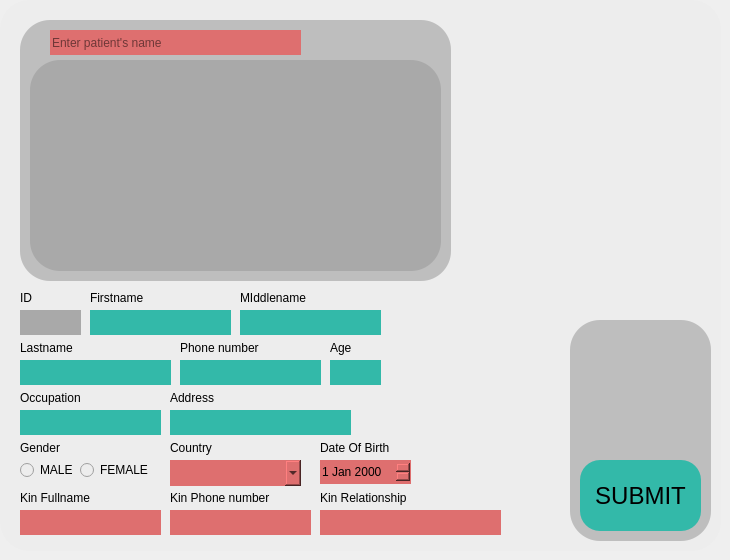
        <widget class="QWidget" name="page_4">
         <widget class="QGroupBox" name="groupBox_7">
          <property name="geometry">
           <rect>
            <x>0</x>
            <y>0</y>
            <width>721</width>
            <height>551</height>
           </rect>
          </property>
          <property name="styleSheet">
           <string notr="true">background-color: #EDEDED;
border-radius: 30px;</string>
          </property>
          <property name="title">
           <string/>
          </property>
          <widget class="QLineEdit" name="lineEdit_57">
           <property name="geometry">
            <rect>
             <x>90</x>
             <y>310</y>
             <width>141</width>
             <height>25</height>
            </rect>
           </property>
           <property name="cursor">
            <cursorShape>IBeamCursor</cursorShape>
           </property>
           <property name="styleSheet">
            <string notr="true">background-color: #33B9A9;</string>
           </property>
           <property name="readOnly">
            <bool>false</bool>
           </property>
          </widget>
          <widget class="QLabel" name="label_80">
           <property name="geometry">
            <rect>
             <x>90</x>
             <y>290</y>
             <width>71</width>
             <height>16</height>
            </rect>
           </property>
           <property name="font">
            <font/>
           </property>
           <property name="styleSheet">
            <string notr="true">color:#000000;</string>
           </property>
           <property name="text">
            <string>Firstname</string>
           </property>
          </widget>
          <widget class="QLabel" name="label_81">
           <property name="geometry">
            <rect>
             <x>180</x>
             <y>340</y>
             <width>91</width>
             <height>16</height>
            </rect>
           </property>
           <property name="font">
            <font/>
           </property>
           <property name="styleSheet">
            <string notr="true">color:#000000;</string>
           </property>
           <property name="text">
            <string>Phone number</string>
           </property>
          </widget>
          <widget class="QLineEdit" name="lineEdit_58">
           <property name="geometry">
            <rect>
             <x>180</x>
             <y>360</y>
             <width>141</width>
             <height>25</height>
            </rect>
           </property>
           <property name="cursor">
            <cursorShape>IBeamCursor</cursorShape>
           </property>
           <property name="styleSheet">
            <string notr="true">background-color: #33B9A9;
border-radius: 30px;</string>
           </property>
           <property name="readOnly">
            <bool>false</bool>
           </property>
           <property name="placeholderText">
            <string/>
           </property>
          </widget>
          <widget class="QLabel" name="label_83">
           <property name="geometry">
            <rect>
             <x>20</x>
             <y>390</y>
             <width>71</width>
             <height>16</height>
            </rect>
           </property>
           <property name="font">
            <font/>
           </property>
           <property name="styleSheet">
            <string notr="true">color:#000000;</string>
           </property>
           <property name="text">
            <string>Occupation</string>
           </property>
          </widget>
          <widget class="QLineEdit" name="lineEdit_59">
           <property name="geometry">
            <rect>
             <x>20</x>
             <y>410</y>
             <width>141</width>
             <height>25</height>
            </rect>
           </property>
           <property name="cursor">
            <cursorShape>IBeamCursor</cursorShape>
           </property>
           <property name="styleSheet">
            <string notr="true">background-color: #33B9A9;
border-radius: 30px;</string>
           </property>
           <property name="readOnly">
            <bool>false</bool>
           </property>
           <property name="placeholderText">
            <string/>
           </property>
          </widget>
          <widget class="QLabel" name="label_84">
           <property name="geometry">
            <rect>
             <x>20</x>
             <y>440</y>
             <width>71</width>
             <height>16</height>
            </rect>
           </property>
           <property name="font">
            <font/>
           </property>
           <property name="styleSheet">
            <string notr="true">color:#000000;</string>
           </property>
           <property name="text">
            <string>Gender</string>
           </property>
          </widget>
          <widget class="QLabel" name="label_87">
           <property name="geometry">
            <rect>
             <x>170</x>
             <y>440</y>
             <width>71</width>
             <height>16</height>
            </rect>
           </property>
           <property name="font">
            <font/>
           </property>
           <property name="styleSheet">
            <string notr="true">color:#000000;</string>
           </property>
           <property name="text">
            <string>Country</string>
           </property>
          </widget>
          <widget class="QLineEdit" name="lineEdit_60">
           <property name="geometry">
            <rect>
             <x>330</x>
             <y>360</y>
             <width>51</width>
             <height>25</height>
            </rect>
           </property>
           <property name="cursor">
            <cursorShape>IBeamCursor</cursorShape>
           </property>
           <property name="styleSheet">
            <string notr="true">background-color: #33B9A9;
border-radius: 30px;</string>
           </property>
           <property name="readOnly">
            <bool>false</bool>
           </property>
          </widget>
          <widget class="QLabel" name="label_88">
           <property name="geometry">
            <rect>
             <x>330</x>
             <y>340</y>
             <width>51</width>
             <height>16</height>
            </rect>
           </property>
           <property name="font">
            <font/>
           </property>
           <property name="styleSheet">
            <string notr="true">color:#000000;</string>
           </property>
           <property name="text">
            <string>Age</string>
           </property>
          </widget>
          <widget class="QLabel" name="label_89">
           <property name="geometry">
            <rect>
             <x>240</x>
             <y>290</y>
             <width>81</width>
             <height>16</height>
            </rect>
           </property>
           <property name="font">
            <font/>
           </property>
           <property name="styleSheet">
            <string notr="true">color:#000000;</string>
           </property>
           <property name="text">
            <string>MIddlename</string>
           </property>
          </widget>
          <widget class="QLineEdit" name="lineEdit_61">
           <property name="geometry">
            <rect>
             <x>240</x>
             <y>310</y>
             <width>141</width>
             <height>25</height>
            </rect>
           </property>
           <property name="cursor">
            <cursorShape>IBeamCursor</cursorShape>
           </property>
           <property name="styleSheet">
            <string notr="true">background-color: #33B9A9;
border-radius: 30px;</string>
           </property>
           <property name="readOnly">
            <bool>false</bool>
           </property>
          </widget>
          <widget class="QLabel" name="label_90">
           <property name="geometry">
            <rect>
             <x>170</x>
             <y>390</y>
             <width>71</width>
             <height>16</height>
            </rect>
           </property>
           <property name="font">
            <font/>
           </property>
           <property name="styleSheet">
            <string notr="true">color:#000000;</string>
           </property>
           <property name="text">
            <string>Address</string>
           </property>
          </widget>
          <widget class="QLineEdit" name="lineEdit_62">
           <property name="geometry">
            <rect>
             <x>170</x>
             <y>410</y>
             <width>181</width>
             <height>25</height>
            </rect>
           </property>
           <property name="cursor">
            <cursorShape>IBeamCursor</cursorShape>
           </property>
           <property name="styleSheet">
            <string notr="true">background-color: #33B9A9;
border-radius: 30px;</string>
           </property>
           <property name="readOnly">
            <bool>false</bool>
           </property>
           <property name="placeholderText">
            <string/>
           </property>
          </widget>
          <widget class="QLineEdit" name="lineEdit_65">
           <property name="geometry">
            <rect>
             <x>20</x>
             <y>360</y>
             <width>151</width>
             <height>25</height>
            </rect>
           </property>
           <property name="cursor">
            <cursorShape>IBeamCursor</cursorShape>
           </property>
           <property name="styleSheet">
            <string notr="true">background-color: #33B9A9;
border-radius: 30px;</string>
           </property>
           <property name="readOnly">
            <bool>false</bool>
           </property>
          </widget>
          <widget class="QLabel" name="label_91">
           <property name="geometry">
            <rect>
             <x>20</x>
             <y>340</y>
             <width>81</width>
             <height>16</height>
            </rect>
           </property>
           <property name="font">
            <font/>
           </property>
           <property name="styleSheet">
            <string notr="true">color:#000000;</string>
           </property>
           <property name="text">
            <string>Lastname</string>
           </property>
          </widget>
          <widget class="QLabel" name="label_92">
           <property name="geometry">
            <rect>
             <x>320</x>
             <y>440</y>
             <width>91</width>
             <height>16</height>
            </rect>
           </property>
           <property name="font">
            <font/>
           </property>
           <property name="styleSheet">
            <string notr="true">color:#000000;</string>
           </property>
           <property name="text">
            <string>Date Of Birth</string>
           </property>
          </widget>
          <widget class="QLineEdit" name="lineEdit_66">
           <property name="geometry">
            <rect>
             <x>20</x>
             <y>510</y>
             <width>141</width>
             <height>25</height>
            </rect>
           </property>
           <property name="styleSheet">
            <string notr="true">background-color: #DE6F6F;
border-radius: 30px;</string>
           </property>
          </widget>
          <widget class="QLineEdit" name="lineEdit_67">
           <property name="geometry">
            <rect>
             <x>320</x>
             <y>510</y>
             <width>181</width>
             <height>25</height>
            </rect>
           </property>
           <property name="styleSheet">
            <string notr="true">background-color: #DE6F6F;
border-radius: 30px;</string>
           </property>
           <property name="placeholderText">
            <string/>
           </property>
          </widget>
          <widget class="QLabel" name="label_93">
           <property name="geometry">
            <rect>
             <x>20</x>
             <y>490</y>
             <width>81</width>
             <height>16</height>
            </rect>
           </property>
           <property name="font">
            <font/>
           </property>
           <property name="styleSheet">
            <string notr="true">color:#000000;</string>
           </property>
           <property name="text">
            <string>Kin Fullname </string>
           </property>
          </widget>
          <widget class="QLabel" name="label_94">
           <property name="geometry">
            <rect>
             <x>320</x>
             <y>490</y>
             <width>101</width>
             <height>16</height>
            </rect>
           </property>
           <property name="font">
            <font/>
           </property>
           <property name="styleSheet">
            <string notr="true">color:#000000;</string>
           </property>
           <property name="text">
            <string>Kin Relationship</string>
           </property>
          </widget>
          <widget class="QLabel" name="label_95">
           <property name="geometry">
            <rect>
             <x>170</x>
             <y>490</y>
             <width>131</width>
             <height>16</height>
            </rect>
           </property>
           <property name="font">
            <font/>
           </property>
           <property name="styleSheet">
            <string notr="true">color:#000000;</string>
           </property>
           <property name="text">
            <string>Kin Phone number</string>
           </property>
          </widget>
          <widget class="QLineEdit" name="lineEdit_68">
           <property name="geometry">
            <rect>
             <x>170</x>
             <y>510</y>
             <width>141</width>
             <height>25</height>
            </rect>
           </property>
           <property name="styleSheet">
            <string notr="true">background-color: #DE6F6F;
border-radius: 30px;</string>
           </property>
           <property name="placeholderText">
            <string/>
           </property>
          </widget>
          <widget class="QGroupBox" name="groupBox_20">
           <property name="geometry">
            <rect>
             <x>570</x>
             <y>320</y>
             <width>141</width>
             <height>221</height>
            </rect>
           </property>
           <property name="styleSheet">
            <string notr="true">background-color: #BEBEBE;
border-radius: 30px;</string>
           </property>
           <property name="title">
            <string/>
           </property>
           <widget class="QLabel" name="label_97">
            <property name="geometry">
             <rect>
              <x>20</x>
              <y>30</y>
              <width>100</width>
              <height>100</height>
             </rect>
            </property>
            <property name="text">
             <string/>
            </property>
            <property name="pixmap">
             <pixmap>:/img/qrcode2.png</pixmap>
            </property>
            <property name="scaledContents">
             <bool>true</bool>
            </property>
           </widget>
           <widget class="QPushButton" name="pushButton_11">
            <property name="geometry">
             <rect>
              <x>10</x>
              <y>140</y>
              <width>121</width>
              <height>71</height>
             </rect>
            </property>
            <property name="font">
             <font>
              <pointsize>18</pointsize>
             </font>
            </property>
            <property name="cursor">
             <cursorShape>OpenHandCursor</cursorShape>
            </property>
            <property name="styleSheet">
             <string notr="true">background: #33B9A9;
border-radius: 20px;
color: #000;</string>
            </property>
            <property name="text">
             <string>SUBMIT</string>
            </property>
           </widget>
          </widget>
          <widget class="QGroupBox" name="groupBox_21">
           <property name="geometry">
            <rect>
             <x>20</x>
             <y>20</y>
             <width>431</width>
             <height>261</height>
            </rect>
           </property>
           <property name="styleSheet">
            <string notr="true">background-color: #BEBEBE;
border-radius: 30px;</string>
           </property>
           <property name="title">
            <string/>
           </property>
           <widget class="QLineEdit" name="lineEdit_69">
            <property name="geometry">
             <rect>
              <x>30</x>
              <y>10</y>
              <width>251</width>
              <height>25</height>
             </rect>
            </property>
            <property name="styleSheet">
             <string notr="true">background-color: #DE6F6F;
border-radius: 30px;
color: #000;</string>
            </property>
            <property name="placeholderText">
             <string>Enter patient's name</string>
            </property>
           </widget>
           <widget class="QListView" name="listViewReVisit_3">
            <property name="geometry">
             <rect>
              <x>10</x>
              <y>40</y>
              <width>411</width>
              <height>211</height>
             </rect>
            </property>
            <property name="styleSheet">
             <string notr="true">background-color: rgb(169, 169, 169);</string>
            </property>
           </widget>
          </widget>
          <widget class="QLabel" name="label_98">
           <property name="geometry">
            <rect>
             <x>20</x>
             <y>290</y>
             <width>51</width>
             <height>16</height>
            </rect>
           </property>
           <property name="font">
            <font/>
           </property>
           <property name="styleSheet">
            <string notr="true">color:#000000;</string>
           </property>
           <property name="text">
            <string>ID</string>
           </property>
          </widget>
          <widget class="QLineEdit" name="lineEdit_70">
           <property name="geometry">
            <rect>
             <x>20</x>
             <y>310</y>
             <width>61</width>
             <height>25</height>
            </rect>
           </property>
           <property name="cursor">
            <cursorShape>ForbiddenCursor</cursorShape>
           </property>
           <property name="styleSheet">
            <string notr="true">background-color: rgb(169, 169, 169);</string>
           </property>
           <property name="readOnly">
            <bool>true</bool>
           </property>
          </widget>
          <widget class="QDateEdit" name="dateEdit_5">
           <property name="geometry">
            <rect>
             <x>320</x>
             <y>460</y>
             <width>91</width>
             <height>24</height>
            </rect>
           </property>
           <property name="styleSheet">
            <string notr="true">background-color: #DE6F6F;
border-radius: 30px;
color: #000;</string>
           </property>
          </widget>
          <widget class="QRadioButton" name="radioButton_21">
           <property name="geometry">
            <rect>
             <x>20</x>
             <y>460</y>
             <width>61</width>
             <height>20</height>
            </rect>
           </property>
           <property name="styleSheet">
            <string notr="true">color: #000;</string>
           </property>
           <property name="text">
            <string>MALE</string>
           </property>
          </widget>
          <widget class="QRadioButton" name="radioButton_22">
           <property name="geometry">
            <rect>
             <x>80</x>
             <y>460</y>
             <width>81</width>
             <height>20</height>
            </rect>
           </property>
           <property name="styleSheet">
            <string notr="true">color: #000;</string>
           </property>
           <property name="text">
            <string>FEMALE</string>
           </property>
          </widget>
          <widget class="QComboBox" name="comboBox_9">
           <property name="geometry">
            <rect>
             <x>170</x>
             <y>460</y>
             <width>131</width>
             <height>26</height>
            </rect>
           </property>
           <property name="styleSheet">
            <string notr="true">background-color: #DE6F6F;
border-radius: 30px;
color: #000;</string>
           </property>
           <item>
            <property name="text">
             <string/>
            </property>
           </item>
           <item>
            <property name="text">
             <string>Tanzania</string>
            </property>
           </item>
           <item>
            <property name="text">
             <string>Kenya</string>
            </property>
           </item>
           <item>
            <property name="text">
             <string>Uganda</string>
            </property>
           </item>
           <item>
            <property name="text">
             <string>Rwanda</string>
            </property>
           </item>
           <item>
            <property name="text">
             <string>Burundi</string>
            </property>
           </item>
           <item>
            <property name="text">
             <string>Others</string>
            </property>
           </item>
          </widget>
         </widget>
        </widget>
